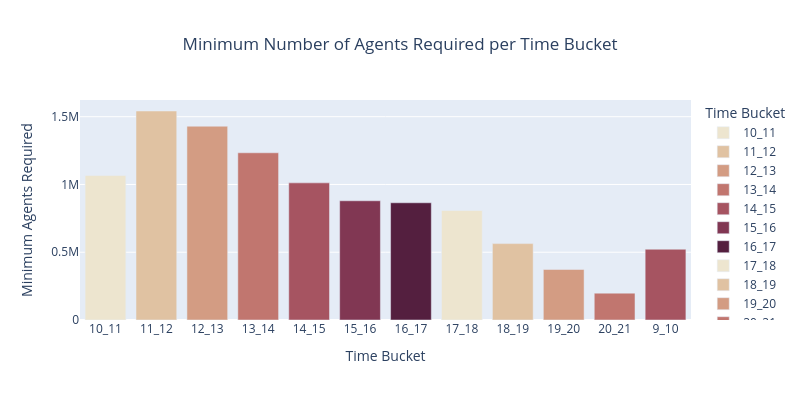

Write notebook code for a chart like this one.
### Code cell
#3. Manpower Planning

# Assumption: Each agent handles 60% of 7.5 hours per day
agent_working_seconds = 0.6 * 7.5 * 3600

# Current abandon rate and target abandon rate
current_abandon_rate = 0.3
target_abandon_rate = 0.1

# Required calls answered to achieve target abandon rate
required_calls_answered = df_cleaned.groupby('Time_Bucket')['Agent_Name'].count() * (1 - target_abandon_rate)

# Calculate minimum number of agents required per time bucket
df_cleaned['Total_Call_Seconds'] = df_cleaned.groupby('Time_Bucket')['Call_Seconds(secs)'].transform('sum')
min_agents_required = (df_cleaned.groupby('Time_Bucket')['Total_Call_Seconds'].sum() / agent_working_seconds).reset_index()
min_agents_required.rename(columns={'Total_Call_Seconds': 'Min Agents Required'}, inplace=True)

# Visualize the manpower planning
fig5 = px.bar(min_agents_required, x='Time_Bucket', y='Min Agents Required',
             labels={'Min Agents Required': 'Minimum Agents Required', 'Time_Bucket': 'Time Bucket'},
             title='Minimum Number of Agents Required per Time Bucket',
             color = 'Time_Bucket',
            color_discrete_sequence=px.colors.sequential.Brwnyl)

fig5.update_layout(
    width=800,  # Adjust the width here
    height=400,  # You can also adjust the height if needed
    title=dict(x=0.5),  # Centering the title
    legend=dict(title="Time Bucket")
)
fig5.show()

### Figure 1 — Plotly figure (JSON) as saved in the notebook; plotly's stock layout.template omitted (floating-point values rounded to 4 significant figures)
{"data": [{"alignmentgroup": "True", "hovertemplate": "Time Bucket=%{x}<br>Minimum Agents Required=%{y}<extra></extra>", "legendgroup": "10_11", "marker": {"color": "rgb(237, 229, 207)", "pattern": {"shape": ""}}, "name": "10_11", "offsetgroup": "10_11", "orientation": "v", "showlegend": true, "textposition": "auto", "type": "bar", "x": ["10_11"], "xaxis": "x", "y": [1066000.0], "yaxis": "y"}, {"alignmentgroup": "True", "hovertemplate": "Time Bucket=%{x}<br>Minimum Agents Required=%{y}<extra></extra>", "legendgroup": "11_12", "marker": {"color": "rgb(224, 194, 162)", "pattern": {"shape": ""}}, "name": "11_12", "offsetgroup": "11_12", "orientation": "v", "showlegend": true, "textposition": "auto", "type": "bar", "x": ["11_12"], "xaxis": "x", "y": [1542000.0], "yaxis": "y"}, {"alignmentgroup": "True", "hovertemplate": "Time Bucket=%{x}<br>Minimum Agents Required=%{y}<extra></extra>", "legendgroup": "12_13", "marker": {"color": "rgb(211, 156, 131)", "pattern": {"shape": ""}}, "name": "12_13", "offsetgroup": "12_13", "orientation": "v", "showlegend": true, "textposition": "auto", "type": "bar", "x": ["12_13"], "xaxis": "x", "y": [1430000.0], "yaxis": "y"}, {"alignmentgroup": "True", "hovertemplate": "Time Bucket=%{x}<br>Minimum Agents Required=%{y}<extra></extra>", "legendgroup": "13_14", "marker": {"color": "rgb(193, 118, 111)", "pattern": {"shape": ""}}, "name": "13_14", "offsetgroup": "13_14", "orientation": "v", "showlegend": true, "textposition": "auto", "type": "bar", "x": ["13_14"], "xaxis": "x", "y": [1234000.0], "yaxis": "y"}, {"alignmentgroup": "True", "hovertemplate": "Time Bucket=%{x}<br>Minimum Agents Required=%{y}<extra></extra>", "legendgroup": "14_15", "marker": {"color": "rgb(166, 84, 97)", "pattern": {"shape": ""}}, "name": "14_15", "offsetgroup": "14_15", "orientation": "v", "showlegend": true, "textposition": "auto", "type": "bar", "x": ["14_15"], "xaxis": "x", "y": [1012000.0], "yaxis": "y"}, {"alignmentgroup": "True", "hovertemplate": "Time Bucket=%{x}<br>Minimum Agents Required=%{y}<extra></extra>", "legendgroup": "15_16", "marker": {"color": "rgb(129, 55, 83)", "pattern": {"shape": ""}}, "name": "15_16", "offsetgroup": "15_16", "orientation": "v", "showlegend": true, "textposition": "auto", "type": "bar", "x": ["15_16"], "xaxis": "x", "y": [879800.0], "yaxis": "y"}, {"alignmentgroup": "True", "hovertemplate": "Time Bucket=%{x}<br>Minimum Agents Required=%{y}<extra></extra>", "legendgroup": "16_17", "marker": {"color": "rgb(84, 31, 63)", "pattern": {"shape": ""}}, "name": "16_17", "offsetgroup": "16_17", "orientation": "v", "showlegend": true, "textposition": "auto", "type": "bar", "x": ["16_17"], "xaxis": "x", "y": [865000.0], "yaxis": "y"}, {"alignmentgroup": "True", "hovertemplate": "Time Bucket=%{x}<br>Minimum Agents Required=%{y}<extra></extra>", "legendgroup": "17_18", "marker": {"color": "rgb(237, 229, 207)", "pattern": {"shape": ""}}, "name": "17_18", "offsetgroup": "17_18", "orientation": "v", "showlegend": true, "textposition": "auto", "type": "bar", "x": ["17_18"], "xaxis": "x", "y": [808000.0], "yaxis": "y"}, {"alignmentgroup": "True", "hovertemplate": "Time Bucket=%{x}<br>Minimum Agents Required=%{y}<extra></extra>", "legendgroup": "18_19", "marker": {"color": "rgb(224, 194, 162)", "pattern": {"shape": ""}}, "name": "18_19", "offsetgroup": "18_19", "orientation": "v", "showlegend": true, "textposition": "auto", "type": "bar", "x": ["18_19"], "xaxis": "x", "y": [563700.0], "yaxis": "y"}, {"alignmentgroup": "True", "hovertemplate": "Time Bucket=%{x}<br>Minimum Agents Required=%{y}<extra></extra>", "legendgroup": "19_20", "marker": {"color": "rgb(211, 156, 131)", "pattern": {"shape": ""}}, "name": "19_20", "offsetgroup": "19_20", "orientation": "v", "showlegend": true, "textposition": "auto", "type": "bar", "x": ["19_20"], "xaxis": "x", "y": [372800.0], "yaxis": "y"}, {"alignmentgroup": "True", "hovertemplate": "Time Bucket=%{x}<br>Minimum Agents Required=%{y}<extra></extra>", "legendgroup": "20_21", "marker": {"color": "rgb(193, 118, 111)", "pattern": {"shape": ""}}, "name": "20_21", "offsetgroup": "20_21", "orientation": "v", "showlegend": true, "textposition": "auto", "type": "bar", "x": ["20_21"], "xaxis": "x", "y": [198200.0], "yaxis": "y"}, {"alignmentgroup": "True", "hovertemplate": "Time Bucket=%{x}<br>Minimum Agents Required=%{y}<extra></extra>", "legendgroup": "9_10", "marker": {"color": "rgb(166, 84, 97)", "pattern": {"shape": ""}}, "name": "9_10", "offsetgroup": "9_10", "orientation": "v", "showlegend": true, "textposition": "auto", "type": "bar", "x": ["9_10"], "xaxis": "x", "y": [522100.0], "yaxis": "y"}], "layout": {"barmode": "relative", "height": 400, "legend": {"title": {"text": "Time Bucket"}, "tracegroupgap": 0}, "title": {"text": "Minimum Number of Agents Required per Time Bucket", "x": 0.5}, "width": 800, "xaxis": {"anchor": "y", "autorange": true, "categoryarray": ["10_11", "11_12", "12_13", "13_14", "14_15", "15_16", "16_17", "17_18", "18_19", "19_20", "20_21", "9_10"], "categoryorder": "array", "domain": [0, 1], "range": [-0.5, 11.5], "title": {"text": "Time Bucket"}, "type": "category"}, "yaxis": {"anchor": "x", "autorange": true, "domain": [0, 1], "range": [0, 1623000.0], "title": {"text": "Minimum Agents Required"}, "type": "linear"}}}
